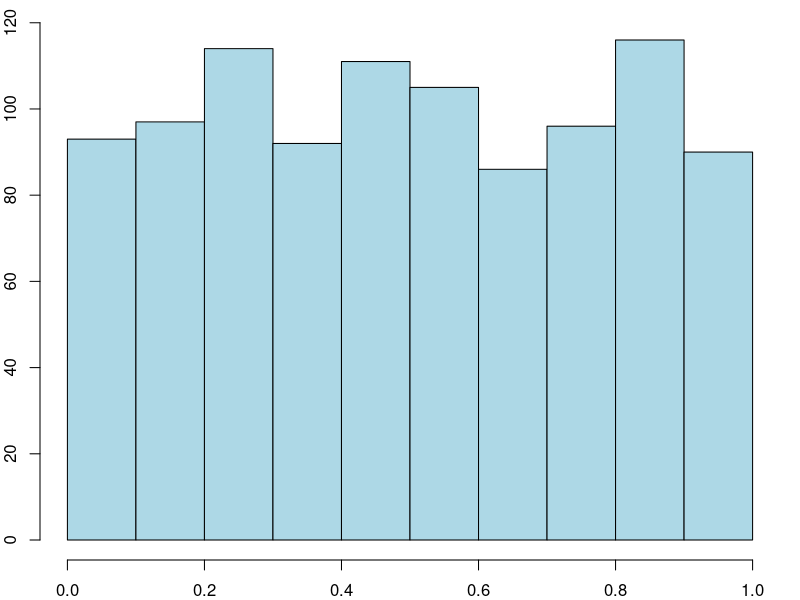
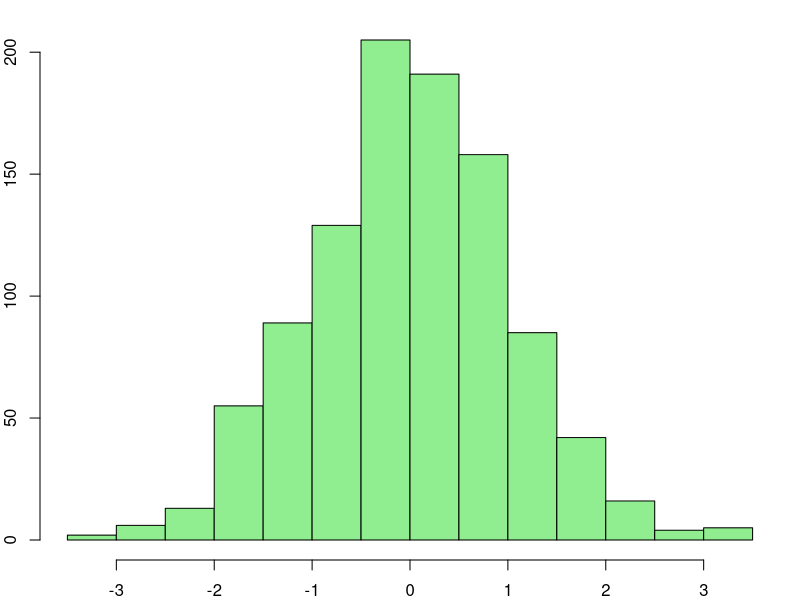
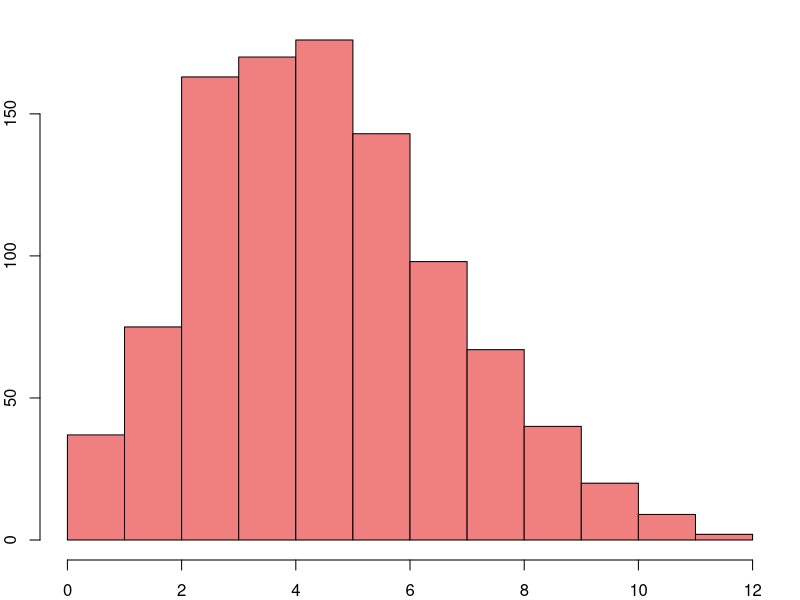
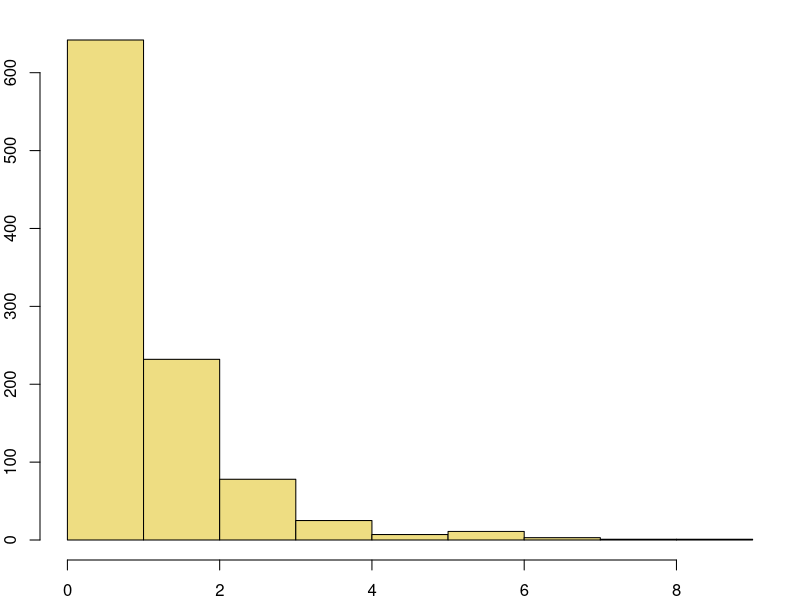

The R source for these figures, in order:
## ---- chunk 1
#| include: false
knitr::opts_chunk$set(
  fig.width = 8,
  fig.asp = 0.818,
  fig.retina = 3,
  dpi = 300,
  out.width = "80%",
  fig.align = "center"
)
options(scipen = 100, width = 70)
library(tidyverse)
## ---- chunk 2
#| echo: true
roll_die <- function(n) {
  sample(1:n, size = 1, replace = TRUE)
}

# Example usage
roll_die(6)  # Rolls a 6-sided die
## ---- chunk 3
#| echo: true
n <- 6  # Change n to different values to explore

trials <- c(10, 100, 1000, 10000,100000,1000000,10000000)
n_trials <- length(trials)
results <- numeric(n_trials)
for(i in 1:n_trials){
  rolls <- numeric(trials[i])
  for(j in 1:trials[i]){
    rolls[j] <- roll_die(n)
  }
  results[i] <- mean(rolls)
}

data.frame(Trials = trials, Estimated_Expectation = results)
## ---- chunk 4
#| echo: true

# Roll a 6-sided die 10 times using replicate
replicate(10, roll_die(6))
## ---- chunk 5
#| echo: true

n <- 6  # Change n to different values to explore
trials <- c(10, 100, 1000, 10000)
results <- numeric(4)
for(i in 1:4){
  rolls <- replicate(trials[i],roll_die(6))
  results[i] <- mean(rolls)
}

data.frame(Trials = trials, Estimated_Expectation = results)
## ---- chunk 6
#| echo: true
sapply(1:5, function(x) x^2)
## ---- chunk 7
#| echo: true

n <- 6  # Change n to different values to explore
trials <- c(10, 100, 1000, 10000)

run_experiment <- function(n_trials){
  mean(replicate(n_trials, roll_die(n)))
}

results <- sapply(trials, run_experiment)

data.frame(Trials = trials, Estimated_Expectation = results)
## ---- chunk 8
#| echo: true

roll_catan <- function() {
  sum(sample(1:6, size = 2, replace = TRUE))
}

# Example usage
roll_catan()
## ---- chunk 9
#| echo: true

trials <- c(10, 100, 1000, 10000)
results <- numeric(4)
for(i in 1:4){
  rolls <- numeric(trials[i])
  for(j in 1:trials[i]){
    rolls[j] <- roll_catan()
  }
}


data.frame(Trials = trials, Estimated_Probability_of_7 = results)
## ---- chunk 10
par(mar = c(2, 2, 1, 1)) # Reduce margins
## ---- chunk 11
#| echo: true
#| fig-width: 3
#| fig-height: 2

hist(runif(1000), main = NULL, col = "lightblue")
## ---- chunk 12
#| echo: true
#| fig-width: 3
#| fig-height: 2
hist(rnorm(1000), main = NULL, col = "lightgreen")
## ---- chunk 13
#| echo: true
#| fig-width: 3
#| fig-height: 2

hist(rpois(1000, lambda = 5), main = NULL, col = "lightcoral")
## ---- chunk 14
#| echo: true
#| fig-width: 3
#| fig-height: 2

hist(rexp(1000, rate = 1), main = NULL, col = "lightgoldenrod")
## ---- chunk 15
#| echo: true

simulate_aggregate_loss <- function(lambda, theta, num_simulations = 10000) {
  total_losses <- replicate(num_simulations, {
    num_claims <- rpois(1, lambda)
    sum(rexp(num_claims, rate = 1/theta))
  })
  mean(total_losses)
}

# Example usage
simulate_aggregate_loss(lambda = 5, theta = 10000)
